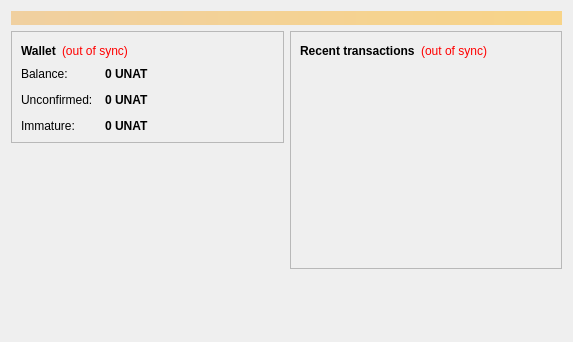
<?xml version="1.0" encoding="UTF-8"?>
<ui version="4.0">
 <class>OverviewPage</class>
 <widget class="QWidget" name="OverviewPage">
  <property name="geometry">
   <rect>
    <x>0</x>
    <y>0</y>
    <width>573</width>
    <height>342</height>
   </rect>
  </property>
  <property name="windowTitle">
   <string>Form</string>
  </property>
  <layout class="QVBoxLayout" name="topLayout">
   <item>
    <widget class="QLabel" name="labelAlerts">
     <property name="visible">
      <bool>false</bool>
     </property>
     <property name="styleSheet">
      <string notr="true">background-color: qlineargradient(x1: 0, y1: 0, x2: 1, y2: 0, stop:0 #F0D0A0, stop:1 #F8D488); color:#000000;</string>
     </property>
     <property name="wordWrap">
      <bool>true</bool>
     </property>
     <property name="margin">
      <number>3</number>
     </property>
    </widget>
   </item>
   <item>
    <layout class="QHBoxLayout" name="horizontalLayout" stretch="1,1">
     <item>
      <layout class="QVBoxLayout" name="verticalLayout_2">
       <item>
        <widget class="QFrame" name="frame">
         <property name="frameShape">
          <enum>QFrame::StyledPanel</enum>
         </property>
         <property name="frameShadow">
          <enum>QFrame::Raised</enum>
         </property>
         <layout class="QVBoxLayout" name="verticalLayout_4">
          <item>
           <layout class="QHBoxLayout" name="horizontalLayout_4">
            <item>
             <widget class="QLabel" name="label_5">
              <property name="font">
               <font>
                <weight>75</weight>
                <bold>true</bold>
               </font>
              </property>
              <property name="text">
               <string>Wallet</string>
              </property>
             </widget>
            </item>
            <item>
             <widget class="QLabel" name="labelWalletStatus">
              <property name="toolTip">
               <string>The displayed information may be out of date. Your wallet automatically synchronizes with the Unattainium network after a connection is established, but this process has not completed yet.</string>
              </property>
              <property name="styleSheet">
               <string notr="true">QLabel { color: red; }</string>
              </property>
              <property name="text">
               <string notr="true">(out of sync)</string>
              </property>
              <property name="alignment">
               <set>Qt::AlignLeading|Qt::AlignLeft|Qt::AlignVCenter</set>
              </property>
             </widget>
            </item>
            <item>
             <spacer name="horizontalSpacer_2">
              <property name="orientation">
               <enum>Qt::Horizontal</enum>
              </property>
              <property name="sizeHint" stdset="0">
               <size>
                <width>40</width>
                <height>20</height>
               </size>
              </property>
             </spacer>
            </item>
           </layout>
          </item>
          <item>
           <layout class="QFormLayout" name="formLayout_2">
            <property name="fieldGrowthPolicy">
             <enum>QFormLayout::AllNonFixedFieldsGrow</enum>
            </property>
            <property name="horizontalSpacing">
             <number>12</number>
            </property>
            <property name="verticalSpacing">
             <number>12</number>
            </property>
            <item row="0" column="0">
             <widget class="QLabel" name="label">
              <property name="text">
               <string>Balance:</string>
              </property>
             </widget>
            </item>
            <item row="0" column="1">
             <widget class="QLabel" name="labelBalance">
              <property name="font">
               <font>
                <weight>75</weight>
                <bold>true</bold>
               </font>
              </property>
              <property name="cursor">
               <cursorShape>IBeamCursor</cursorShape>
              </property>
              <property name="toolTip">
               <string>Your current balance</string>
              </property>
              <property name="text">
               <string notr="true">0 UNAT</string>
              </property>
              <property name="textInteractionFlags">
               <set>Qt::LinksAccessibleByMouse|Qt::TextSelectableByKeyboard|Qt::TextSelectableByMouse</set>
              </property>
             </widget>
            </item>
            <item row="1" column="0">
             <widget class="QLabel" name="label_3">
              <property name="text">
               <string>Unconfirmed:</string>
              </property>
             </widget>
            </item>
            <item row="1" column="1">
             <widget class="QLabel" name="labelUnconfirmed">
              <property name="font">
               <font>
                <weight>75</weight>
                <bold>true</bold>
               </font>
              </property>
              <property name="cursor">
               <cursorShape>IBeamCursor</cursorShape>
              </property>
              <property name="toolTip">
               <string>Total of transactions that have yet to be confirmed, and do not yet count toward the current balance</string>
              </property>
              <property name="text">
               <string notr="true">0 UNAT</string>
              </property>
              <property name="textInteractionFlags">
               <set>Qt::LinksAccessibleByMouse|Qt::TextSelectableByKeyboard|Qt::TextSelectableByMouse</set>
              </property>
             </widget>
            </item>
            <item row="2" column="0">
             <widget class="QLabel" name="labelImmatureText">
              <property name="text">
               <string>Immature:</string>
              </property>
             </widget>
            </item>
            <item row="2" column="1">
             <widget class="QLabel" name="labelImmature">
              <property name="font">
               <font>
                <weight>75</weight>
                <bold>true</bold>
               </font>
              </property>
              <property name="toolTip">
               <string>Mined balance that has not yet matured</string>
              </property>
              <property name="text">
               <string notr="true">0 UNAT</string>
              </property>
              <property name="textInteractionFlags">
               <set>Qt::LinksAccessibleByMouse|Qt::TextSelectableByKeyboard|Qt::TextSelectableByMouse</set>
              </property>
             </widget>
            </item>
           </layout>
          </item>
         </layout>
        </widget>
       </item>
       <item>
        <spacer name="verticalSpacer">
         <property name="orientation">
          <enum>Qt::Vertical</enum>
         </property>
         <property name="sizeHint" stdset="0">
          <size>
           <width>20</width>
           <height>40</height>
          </size>
         </property>
        </spacer>
       </item>
      <item>
         <widget class="QLabel" name="coinimage">
          <property name="text">
           <string/>
          </property>
          <property name="pixmap">
           <pixmap resource="../bitcoin.qrc">:/icons/bitcoin</pixmap>
          </property>
          <property name="scaledContents">
           <bool>false</bool>
          </property>
          <property name="alignment">
           <set>Qt::AlignCenter</set>
          </property>
          <property name="margin">
           <number>-2</number>
          </property>
         </widget>
        </item>
      </layout>
     </item>
     <item>
      <layout class="QVBoxLayout" name="verticalLayout_3">
       <item>
        <widget class="QFrame" name="frame_2">
         <property name="frameShape">
          <enum>QFrame::StyledPanel</enum>
         </property>
         <property name="frameShadow">
          <enum>QFrame::Raised</enum>
         </property>
         <layout class="QVBoxLayout" name="verticalLayout">
          <item>
           <layout class="QHBoxLayout" name="horizontalLayout_2">
            <item>
             <widget class="QLabel" name="label_4">
              <property name="text">
               <string>&lt;b&gt;Recent transactions&lt;/b&gt;</string>
              </property>
             </widget>
            </item>
            <item>
             <widget class="QLabel" name="labelTransactionsStatus">
              <property name="toolTip">
               <string>The displayed information may be out of date. Your wallet automatically synchronizes with the Unattainium network after a connection is established, but this process has not completed yet.</string>
              </property>
              <property name="styleSheet">
               <string notr="true">QLabel { color: red; }</string>
              </property>
              <property name="text">
               <string notr="true">(out of sync)</string>
              </property>
              <property name="alignment">
               <set>Qt::AlignRight|Qt::AlignTrailing|Qt::AlignVCenter</set>
              </property>
             </widget>
            </item>
            <item>
             <spacer name="horizontalSpacer">
              <property name="orientation">
               <enum>Qt::Horizontal</enum>
              </property>
              <property name="sizeHint" stdset="0">
               <size>
                <width>40</width>
                <height>20</height>
               </size>
              </property>
             </spacer>
            </item>
           </layout>
          </item>
          <item>
           <widget class="QListView" name="listTransactions">
            <property name="styleSheet">
             <string notr="true">QListView { background: transparent; }</string>
            </property>
            <property name="frameShape">
             <enum>QFrame::NoFrame</enum>
            </property>
            <property name="verticalScrollBarPolicy">
             <enum>Qt::ScrollBarAlwaysOff</enum>
            </property>
            <property name="horizontalScrollBarPolicy">
             <enum>Qt::ScrollBarAlwaysOff</enum>
            </property>
            <property name="selectionMode">
             <enum>QAbstractItemView::NoSelection</enum>
            </property>
           </widget>
          </item>
         </layout>
        </widget>
       </item>
       <item>
        <spacer name="verticalSpacer_2">
         <property name="orientation">
          <enum>Qt::Vertical</enum>
         </property>
         <property name="sizeHint" stdset="0">
          <size>
           <width>20</width>
           <height>40</height>
          </size>
         </property>
        </spacer>
       </item>
      </layout>
     </item>
    </layout>
   </item>
  </layout>
 </widget>
 <resources/>
 <connections/>
</ui>
